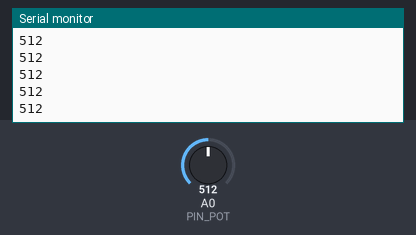
A sketch run on a simulated Arduino Uno, built with avr-gcc and run on an emulated ATmega328P. On the bench: the last lines printed to the serial monitor. Inputs (shaded band) come from the test bench; at power-on: A0 (PIN_POT) = 512.

Above: at 1.2 s.
1.3 s: A0 (PIN_POT) set to 716
At 2.2 s:
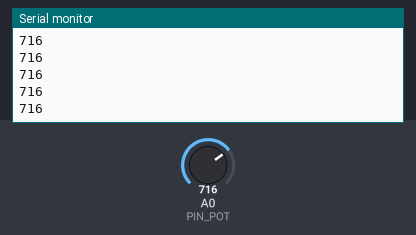
2.8 s: A0 (PIN_POT) set to 900
At 3.6 s:
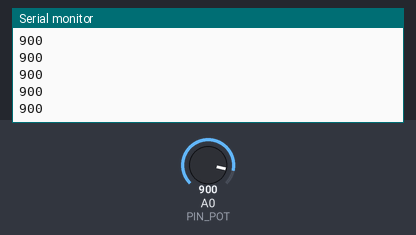
Timing chart, 0 to 5.8 s (numbered marks = the images above; inputs shaded):
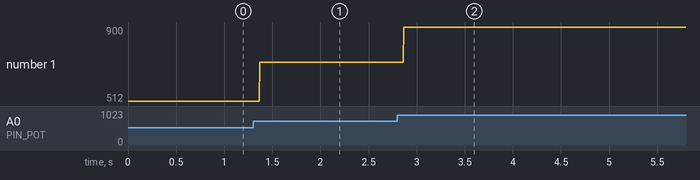

Measured:
- after the input at 1.3 s, the serial monitor: prints a new line after 0.07 s (image 1)
- after the input at 2.8 s, the serial monitor: prints a new line after 0.07 s (image 2)
- plotted number 1: 512 → 716 after the input at 1.3 s, 716 → 900 after the input at 2.8 s

The sketch:

W09_analogSensorGraph.ino
```cpp
/*
* Send analog value over serial
 * Potentiometer attached to pin A0
 * Adam Harvey / SVA PIxD / Week 9
 * Nov. 5, 2012
 */
const int PIN_POT = A0;

void setup() {
  // initialize the serial communication:
  Serial.begin(9600);
  pinMode(PIN_POT,INPUT);
}

void loop() {
  // send the value of analog input 0:
  int val = analogRead(PIN_POT);
  Serial.println(val); // sends line break after val ("123/n")

  // wait a bit for the analog-to-digital converter
  // to stabilize after the last reading:
  // and, we don't need *that much data
  delay(2);
}
```
